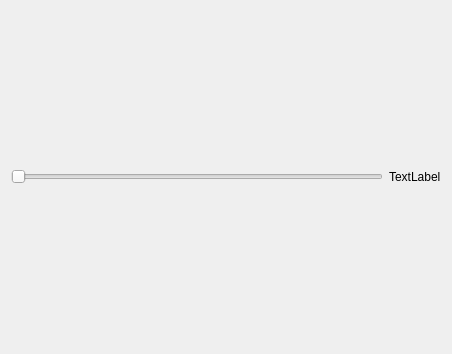
<?xml version="1.0" encoding="UTF-8"?>
<ui version="4.0">
 <class>sldImportance</class>
 <widget class="QWidget" name="sldImportance">
  <property name="geometry">
   <rect>
    <x>0</x>
    <y>0</y>
    <width>452</width>
    <height>354</height>
   </rect>
  </property>
  <property name="windowTitle">
   <string>Form</string>
  </property>
  <layout class="QHBoxLayout" name="horizontalLayout">
   <item>
    <widget class="QSlider" name="sld">
     <property name="minimum">
      <number>0</number>
     </property>
     <property name="maximum">
      <number>2</number>
     </property>
     <property name="pageStep">
      <number>1</number>
     </property>
     <property name="value">
      <number>0</number>
     </property>
     <property name="orientation">
      <enum>Qt::Horizontal</enum>
     </property>
    </widget>
   </item>
   <item>
    <widget class="QLabel" name="lbl">
     <property name="text">
      <string>TextLabel</string>
     </property>
    </widget>
   </item>
  </layout>
 </widget>
 <resources/>
 <connections/>
</ui>
